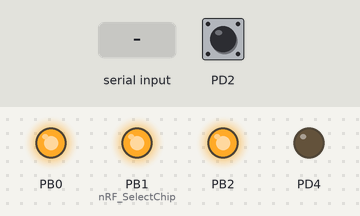
The program below on a simulated ATmega48, built with avr-gcc and emulated at 8 MHz. On the bench: output pins drawn as LEDs (lit = HIGH). The test bench sets the inputs (shaded band); at power-on: PD2 HIGH. Pins used as bus, display or sensor lines are not drawn; what the program prints to the serial monitor is not drawn.

Above: at 1.28 s.
1.3 s: PD2 pulled LOW for 0.15 s
At 1.4 s:
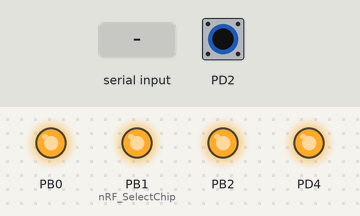
3.0 s: PD2 pulled LOW for 1 s
At 4.02 s:
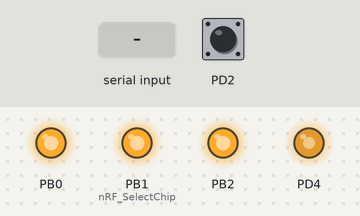
5.5 s: "1" received over Serial
At 7.0 s:
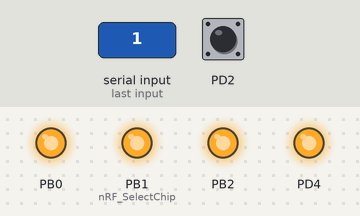
Timing chart, 0 to 8.5 s (numbered marks = the images above; inputs shaded):
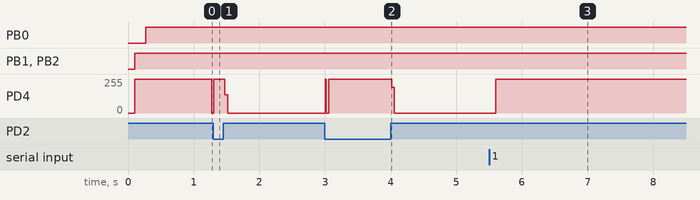

Measured:
- after the input at 1.3 s, PD4: 0/255 → 255/255 at once, → 0/255 0.17 s later
- after the input at 3.0 s, PD4: 0/255 → 255/255 at once, → 0/255 1.0 s later
- after the input at 5.5 s, PD4: 0/255 → 255/255 after 0.10 s

The program:

nRF_R.c
```c
/*
 * nRF_R.c
 *
 * Created: 19.01.2019 16:03:59
 *  Author: Vladimir
 */

#include "settings.h"

#include <avr/io.h>
#include <util/delay.h>
#include <avr/interrupt.h>

#include "UART.h"
#include "SPI.h"
#include "nRF24l01.h"

char message[32];
int i = 0;

int main(void)
{
	_delay_ms(100);

	DDRB  |= (1<<5)|(0<<4)|(1<<3)|(1<<2)|(1<<1)|(1<<0);
	PORTB |= (1<<5)|(1<<4)|(0<<3)|(1<<2)|(1<<1)|(0<<0);
	DDRC  |= (0<<5)|(0<<4)|(0<<3)|(0<<2)|(0<<1)|(0<<0);
	PORTC |= (1<<5)|(1<<4)|(1<<3)|(1<<2)|(1<<1)|(1<<0);
	DDRD  |= (0<<7)|(0<<6)|(0<<5)|(1<<4)|(0<<3)|(0<<2)|(1<<1)|(0<<0);
	PORTD |= (1<<7)|(1<<6)|(1<<5)|(1<<4)|(1<<3)|(1<<2)|(0<<1)|(1<<0);

	UART_init(38400);
	UART_send_string("\r\n");
	UART_send_string("RosCanSat 2.4 GHz receiver\r\n");
	UART_send_string("Made by \"Intellect\" from Feodosia, Crimea\r\n");

	//SPI
	SPI_init();

	//nRF
	nRF_init();

	UART_send_string("Ready...\r\n");
	sei();

	_delay_ms(1000);
	LED_OFF();

    while(1)
    {
	    while(PIND & (1<<2)) {};

		LED_ON();
        nRF_get_message(&message);
		for(i = 0; i < 32; i++) {
			UART_send(message[i]);
		}
		LED_OFF();
    }
}
```

SPI.c
```c
/*
 * SPI.c
 *
 * Created: 25.12.2018 0:10:09
 *  Author: Vladimir
 */

#include "settings.h"
#include <avr/io.h>
#include <stdint.h>
#include "SPI.h"

/********************************************
 * Ôóíêöèÿ	: èíèöèàëèçàöèÿ SPI
 ********************************************/
void SPI_init(void) {
	SPSR |= (1<<SPIF)|(1<<WCOL)|(0<<SPI2X);
  	SPCR = (0<<SPIE)|(1<<SPE)|(0<<DORD)|(1<<MSTR)|(0<<CPOL)|(0<<CPHA)|(0<<SPR1)|(0<<SPR0);
  	//SPCR = 0x50;
}

/********************************************
 * Ôóíêöèÿ		: îòïðàâêà è ïðèåì áàéòà
 * Àðãóìåíòû	: áàéò äëÿ îòïðàâêè
 * Îòâåò		: ïðèíÿòûé áàéò
 ********************************************/
uint8_t SPI_byteTxRx(uint8_t data) {
	SPDR = data;
	while(!(SPSR & (1<<SPIF)));
	data = SPDR;

	return(data);
}
```

SPI.h
```c
/*
 * SPI.h
 *
 * Created: 25.12.2018 0:10:19
 *  Author: Vladimir
 */


#ifndef SPI_H_
#define SPI_H_

#include <stdint.h>

void SPI_init(void);
uint8_t SPI_byteTxRx(uint8_t data);

#endif /* SPI_H_ */
```

UART.c
```c
/*
 * UART.c
 *
 * Created: 04.01.2019 11:17:24
 *  Author: Vladimir
 */

#include "settings.h"
#include <avr/io.h>
#include <stdint.h>
#include "UART.h"

/********************************************************************
 * Ôóíêöèÿ	: èíèöèàëèçàöèÿ UART
 * Àðãóìåíò	: baudrate (300, 600, 1 200, 2 400, 4 800, 9 600, 19 200,
			  38 400, 57 600, 115 200, 230 400, 460 800, 921 600)
 ********************************************************************/
void UART_init(uint32_t baud) {
	unsigned int UART_ubrr = F_CPU / 16 / baud - 1;
	UBRR0H = UART_ubrr >> 8;
	UBRR0L = UART_ubrr;
	UCSR0B = (1<<RXCIE0)|(1<<RXEN0)|(1<<TXEN0);
	UCSR0C = (0<<USBS0)|(1<<UCSZ01)|(1<<UCSZ00);
}

/********************************************************************
 * Ôóíêöèÿ	: îòïðàâêà áàéòà
 * Àðãóìåíò	: áàéò äëÿ îòïðàâêè
 ********************************************************************/
void UART_send(uint8_t s) {
	while(!(UCSR0A & (1<<UDRE0))) {};
	UDR0 = s;
}

/********************************************************************
 * Ôóíêöèÿ	: îòïðàâêà êîìàíäà "Âîçâðàò Êàðåòêè" (0x0D, 0x0A)
 ********************************************************************/
void UART_send_BK(void) {
	UART_send(0x0D);
	UART_send(0x0A);
}

/********************************************************************
 * Ôóíêöèÿ	: îòïðàâêà ñòðîêè
 * Àðãóìåíò	: ñòðîêà äëÿ îòïðàâêè
 ********************************************************************/
void UART_send_string(uint8_t *data) {
	unsigned char c;
	while(( c = *data++ )) {
		UART_send(c);
	}
}

/********************************************************************
 * Ôóíêöèÿ	: îòïðàâêà öåëîãî ÷èñëà
 * Àðãóìåíò	: ÷èñëî äëÿ îòïðàâêè
 ********************************************************************/
void UART_send_long(int32_t data) {
	uint32_t d;
	uint8_t t;
	if(data < 0) {
		UART_send(0x2D);
		d = data * (-1);
	}
	else {
		UART_send(0x20);
		d = data;
	}

	t = d / 100000000000000000;
	d %= 100000000000000000;
	UART_send((t / 10) + 0x30);
	UART_send((t % 10) + 0x30);
	t = d / 1000000000000000;
	d %= 1000000000000000;
	UART_send((t / 10) + 0x30);
	UART_send((t % 10) + 0x30);
	t = d / 10000000000000;
	d %= 10000000000000;
	UART_send((t / 10) + 0x30);
	UART_send((t % 10) + 0x30);
	t = d / 100000000000;
	d %= 100000000000;
	UART_send((t / 10) + 0x30);
	UART_send((t % 10) + 0x30);
	t = d / 1000000000;
	d %= 1000000000;
	UART_send((t / 10) + 0x30);
	UART_send((t % 10) + 0x30);
	t = d / 10000000;
	d %= 10000000;
	UART_send((t / 10) + 0x30);
	UART_send((t % 10) + 0x30);
	t = d / 100000;
	d %= 100000;
	UART_send((t / 10) + 0x30);
	UART_send((t % 10) + 0x30);
	t = d / 1000;
	d %= 1000;
	UART_send((t / 10) + 0x30);
	UART_send((t % 10) + 0x30);
	t = d / 10;
	UART_send((t / 10) + 0x30);
	UART_send((t % 10) + 0x30);
	UART_send((d % 10) + 0x30);

}
```

UART.h
```c
/*
 * UART.h
 *
 * Created: 04.01.2019 11:17:34
 *  Author: Vladimir
 */

/* UART Library for Atmel AVR v0.4
 *  UART_init(9600);           //Èíèöèàëèçàöèÿ UART íà ñêîðîñòè 9600 áîä
 *  UART_send(0x**);           //Îòïðàâêà áàéòà 0x**
 *  UART_send_BK();            //Îòïðàâêà ñèãíàëà "Âîçâðàò êàðåòêè" (0x0D 0x0A)
 *  UART_send_string("Hello"); //Îòïðàâêà ñòðîêè Hello
 */

#ifndef UART_H_
#define UART_H_

void UART_init(uint32_t baud);
void UART_send(uint8_t s);
void UART_send_BK(void);
void UART_send_string(uint8_t *data);
void UART_send_long(int32_t data);

#endif /* UART_H_ */
```

nRF24l01.c
```c
/*
 * nRF24l01.c
 *
 * Created: 27.12.2018 16:05:31
 *  Author: Vladimir
 */


#include "settings.h"
#include <avr/io.h>
#include <util/delay.h>
#include <stdint.h>
#include "SPI.h"
#include "nRF24l01.h"

#define nRF_DATALENGTH 32
uint8_t rx_address[5] = { 0xE7, 0xE7, 0xE7, 0xE7, 0xE7 };
uint8_t tx_address[5] = { 0xC2, 0xC2, 0xC2, 0xC2, 0xC2 };

uint8_t nRF_data;
uint8_t nRF_counter = 0;

void nRF_write(uint8_t reg, uint8_t * data, uint8_t count) {
	nRF_SelectChip();
	SPI_byteTxRx(nRF_W_REGISTER | reg);
	for (uint8_t i = 0; i < count; i++) {
		SPI_byteTxRx(((uint8_t*) data)[i]);
	}
	nRF_DeselectChip();
}

void nRF_read(uint8_t reg, uint8_t * data, uint8_t count) {
	nRF_SelectChip();
	SPI_byteTxRx(nRF_R_REGISTER | reg);
	for (uint8_t i = 0; i < count; i++) {
		((uint8_t*) data)[i] = SPI_byteTxRx(0xFF);
	}
	nRF_DeselectChip();
}

void nRF_init(void) {
	_delay_ms(150);

	nRF_data = (0 << nRF_ENAA_P5) |		//Disable auto acknowledgement data pipe 5
		   (0 << nRF_ENAA_P4) |			//Disable auto acknowledgement data pipe 4
		   (0 << nRF_ENAA_P3) |			//Disable auto acknowledgement data pipe 3
		   (0 << nRF_ENAA_P2) |			//Disable auto acknowledgement data pipe 2
		   (0 << nRF_ENAA_P1) |			//Disable auto acknowledgement data pipe 1
		   (0 << nRF_ENAA_P5);			//Disable auto acknowledgement data pipe 0
	nRF_write(nRF_EN_AA, &nRF_data, 1);

	nRF_data = (0 << nRF_ERX_P5) |		//Disable data pipe 5
		   (0 << nRF_ERX_P4) |			//Disable data pipe 4
		   (0 << nRF_ERX_P3) |			//Disable data pipe 3
		   (0 << nRF_ERX_P2) |			//Disable data pipe 2
		   (1 << nRF_ERX_P1) |			//Enable data pipe 1
		   (0 << nRF_ERX_P0);			//Disable data pipe 0
	nRF_write(nRF_EN_RXADDR, &nRF_data, 1);

	nRF_data = nRF_AW_3;				//Address field width: 3 bytes
	nRF_write(nRF_SETUP_AW, &nRF_data, 1);

	nRF_data = nRF_ARD_250 | nRF_ARC_0;	//250us Auto Retransmit Delay; Disable Re-Transmit on fail of AA
	nRF_write(nRF_SETUP_RETR, &nRF_data, 1);

	nRF_data = 3;						//Frequency channel 3
	nRF_write(nRF_SETUP_CH, &nRF_data, 1);

	nRF_data = (0 << nRF_CONT_WAVE) |	//Disable continuous carrier transmit
		   (1 << nRF_RF_DR_LOW) |		//See: RF_DR_HIGH
		   (0 << nRF_PLL_LOCK) |		//Disable forsing PLL lock signal
		   (0 << nRF_RF_DR_HIGH) |		//RF Data Rate: 250 kbps
		   (nRF_RF_PWR_18 << nRF_PWR);	//RF output power: -18 dBm
	nRF_write(nRF_RF_SETUP, &nRF_data, 1);

	//nRF_write(nRF_RX_ADDR_P0, &rx_address, 5);	//Receive address data pipe 0
	nRF_write(nRF_RX_ADDR_P1, &tx_address, 5);	//Receive address data pipe 1
	//nRF_write(nRF_RX_ADDR_P2, &data, 5);		//Receive address data pipe 2
	//nRF_write(nRF_RX_ADDR_P3, &data, 5);		//Receive address data pipe 3
	//nRF_write(nRF_RX_ADDR_P4, &data, 5);		//Receive address data pipe 4
	//nRF_write(nRF_RX_ADDR_P5, &data, 5);		//Receive address data pipe 5
	//nRF_write(nRF_TX_ADDR, &tx_address, 5);		//Transmit address

	nRF_data = nRF_DATALENGTH;
	nRF_write(nRF_RX_PW_P1, &nRF_data, 1);	//32 bytes in RX payload in data pipe 1
	/*nRF_data = 0;
	nRF_write(nRF_RX_PW_P0, &nRF_data, 1);	//32 bytes in RX payload in data pipe 0
	nRF_write(nRF_RX_PW_P2, &nRF_data, 1);	//0 bytes in RX payload in data pipe 2
	nRF_write(nRF_RX_PW_P3, &nRF_data, 1);	//0 bytes in RX payload in data pipe 3
	nRF_write(nRF_RX_PW_P4, &nRF_data, 1);	//0 bytes in RX payload in data pipe 4
	nRF_write(nRF_RX_PW_P5, &nRF_data, 1);	//0 bytes in RX payload in data pipe 5*/

	/*nRF_data = (0 << nRF_DPL_P5) |		//Disable dynamic payload length data pipe 5
		   (0 << nRF_DPL_P4) |			//Disable dynamic payload length data pipe 4
		   (0 << nRF_DPL_P3) |			//Disable dynamic payload length data pipe 3
		   (0 << nRF_DPL_P4) |			//Disable dynamic payload length data pipe 2
		   (0 << nRF_DPL_P1) |			//Disable dynamic payload length data pipe 1
		   (0 << nRF_DPL_P0);			//Disable dynamic payload length data pipe 0
	nRF_write(nRF_DYNPD, &nRF_data, 1);*/

	/*nRF_data = (0 << nRF_EN_DPL) |		//Disable dynamic payload length
		   (0 << nRF_EN_ACK_PAY) |		//Disable payload with ACK
		   (0 << nRF_EN_DYN_ACK);		//Disable W_TX_PAYLOAD_NOACK command
	nRF_write(nRF_FEATURE, &nRF_data, 1);*/

	nRF_data = (0 << nRF_MASK_RX_DR) |	//Enable RX_DR interrupt
			(1 << nRF_MASK_TX_DS) |		//Disable TX_DS interrupt
			(1 << nRF_MASK_MAX_RT) |	//Disable MAX_RT interrupt
			(1 << nRF_EN_CRC) |			//Enable CRC
			(0 << nRF_CRC0) |			//1 byte of CRC (if enabled)
			(1 << nRF_PWR_UP) |			//Power up
			(1 << nRF_PRIM_RX);			//PRX
	nRF_write(nRF_CONFIG, &nRF_data, 1);

	_delay_ms(2);
	//Pull up CE to start monitoring
	PORTB |= (1 << 0);
	_delay_us(150);

	nRF_SelectChip();
	nRF_data = SPI_byteTxRx(nRF_NOP);
	nRF_DeselectChip();
	nRF_write(nRF_STATUS, &nRF_data, 1);

}

uint8_t nRF_send_message(const void *tx_message) {
	char temp[32];
	memset(temp, 0, 32);
	strcpy(temp, tx_message);

	// Flush TX/RX and clear TX interrupt
	nRF_write(nRF_FLUSH_RX, 0, 0);
	nRF_write(nRF_FLUSH_TX, 0, 0);
	nRF_data = (1 << nRF_TX_DS);
	nRF_write(nRF_STATUS, &nRF_data, 1);

	// Start SPI, load message into TX_PAYLOAD
	nRF_SelectChip();
	SPI_byteTxRx(nRF_W_TX_PAYLOAD);
	for(nRF_counter = 0; nRF_counter < nRF_DATALENGTH; nRF_counter++) {
		SPI_byteTxRx(*(uint8_t *) tx_message++);
	}
	nRF_DeselectChip();

	// Transmit mode
	nRF_read(nRF_CONFIG, &nRF_data, 1);
	nRF_data &=~ (1 << nRF_PRIM_RX);
	nRF_data |= (1 << nRF_PWR_UP);
	nRF_write(nRF_CONFIG, &nRF_data, 1);
	_delay_ms(2);

	// Send message by pulling CE high for more than 10us
	PORTB |= (1 << 0);
	_delay_us(15);
	PORTB &=~ (1 << 0);
	_delay_us(100);

	// Wait for message to be sent (TX_DS flag raised)
	nRF_counter = 0;
	while(PIND & (1 << 2) != 0) {
		if(nRF_counter <= 200) {
			_delay_us(50);
			nRF_counter++;
		}
		else {
			nRF_counter = 0;
			break;
		}
	}
	nRF_counter = 0;
	do {
		if(nRF_counter <= 200) {
			nRF_SelectChip();
			nRF_data = SPI_byteTxRx(nRF_NOP);
			nRF_DeselectChip();
			_delay_us(50);
			nRF_counter++;
		}
		else {
			nRF_counter = 0;
			break;
		}

	} while(!(nRF_data & (1 << nRF_TX_DS)));


	nRF_SelectChip();
	nRF_data = SPI_byteTxRx(nRF_STATUS | nRF_W_REGISTER);
	SPI_byteTxRx(nRF_data);
	nRF_DeselectChip();

	return 1;
}

uint8_t nRF_get_message(const void *tx_message) {
	nRF_counter = 0;
	nRF_SelectChip();
	nRF_data = SPI_byteTxRx(nRF_NOP);
	nRF_DeselectChip();
	if(!(nRF_data & (1 << nRF_RX_DR))) {
		return 0;
	};

	//Pull down CE to stop monitoring
	PORTB &=~ (1 << 0);

	// Start SPI, load message from RX_PAYLOAD
	nRF_SelectChip();
	SPI_byteTxRx(nRF_R_RX_PAYLOAD);
	for(nRF_counter = 0; nRF_counter < nRF_DATALENGTH; nRF_counter++) {
		*(uint8_t *) tx_message++ = SPI_byteTxRx(nRF_NOP);
	}
	nRF_DeselectChip();

	// Flush TX/RX and clear RX interrupt
	nRF_write(nRF_FLUSH_RX, 0, 0);
	nRF_write(nRF_FLUSH_TX, 0, 0);

	//Pull up CE to start monitoring
	PORTB |= (1 << 0);

	nRF_read(nRF_STATUS, &nRF_data, 1);
	nRF_data |= (1 << nRF_RX_DR);
	nRF_write(nRF_STATUS, &nRF_data, 1);
}
```

nRF24l01.h
```c
/*
 * nRF24l01.h
 *
 * Created: 27.12.2018 16:05:41
 *  Author: Vladimir
 */


#ifndef NRF24L01_H_
#define NRF24L01_H_

#define nRF_SelectChip()	PORTB &=~ (1<<1)
#define nRF_DeselectChip()	PORTB |= (1<<1)

//Register map
#define nRF_CONFIG		0x00
	#define nRF_MASK_RX_DR	6
	#define nRF_MASK_TX_DS	5
	#define nRF_MASK_MAX_RT	4
	#define nRF_EN_CRC		3
	#define nRF_CRC0		2
	#define nRF_PWR_UP		1
	#define nRF_PRIM_RX		0
#define nRF_EN_AA		0x01
	#define nRF_ENAA_P5		5
	#define nRF_ENAA_P4		4
	#define nRF_ENAA_P3		3
	#define nRF_ENAA_P2		2
	#define nRF_ENAA_P1		1
	#define nRF_ENAA_P0		0
#define nRF_EN_RXADDR	0x02
	#define nRF_ERX_P5		5
	#define nRF_ERX_P4		4
	#define nRF_ERX_P3		3
	#define nRF_ERX_P2		2
	#define nRF_ERX_P1		1
	#define nRF_ERX_P0		0
#define nRF_SETUP_AW	0x03
	#define nRF_AW_3		0b00000001
	#define nRF_AW_4		0b00000010
	#define nRF_AW_5		0b00000011
#define nRF_SETUP_RETR	0x04
	#define nRF_ARD_250		0b00000000
	#define nRF_ARD_500		0b00010000
	#define nRF_ARD_750		0b00100000
	#define nRF_ARD_1000	0b00110000
	#define nRF_ARD_1250	0b01000000
	#define nRF_ARD_1500	0b01010000
	#define nRF_ARD_1750	0b01100000
	#define nRF_ARD_2000	0b01110000
	#define nRF_ARD_2250	0b10000000
	#define nRF_ARD_2500	0b10010000
	#define nRF_ARD_2750	0b10100000
	#define nRF_ARD_3000	0b10110000
	#define nRF_ARD_3250	0b11000000
	#define nRF_ARD_3500	0b11010000
	#define nRF_ARD_3750	0b11100000
	#define nRF_ARD_4000	0b11110000
	#define nRF_ARC_0		0b00000000
	#define nRF_ARC_1		0b00000001
	#define nRF_ARC_2		0b00000010
	#define nRF_ARC_3		0b00000011
	#define nRF_ARC_4		0b00000100
	#define nRF_ARC_5		0b00000101
	#define nRF_ARC_6		0b00000110
	#define nRF_ARC_7		0b00000111
	#define nRF_ARC_8		0b00001000
	#define nRF_ARC_9		0b00001001
	#define nRF_ARC_10		0b00001010
	#define nRF_ARC_11		0b00001011
	#define nRF_ARC_12		0b00001100
	#define nRF_ARC_13		0b00001101
	#define nRF_ARC_14		0b00001110
	#define nRF_ARC_15		0b00001111
#define nRF_SETUP_CH	0x05
#define nRF_RF_SETUP	0x06
	#define nRF_CONT_WAVE	7
	#define nRF_RF_DR_LOW	5
	#define nRF_PLL_LOCK	4
	#define nRF_RF_DR_HIGH	3
	#define nRF_PWR			1
		#define nRF_RF_PWR_18	0b00000000
		#define nRF_RF_PWR_12	0b00000001
		#define nRF_RF_PWR_10	0b00000010
		#define nRF_RF_PWR_0	0b00000011
#define nRF_STATUS		0x07
	#define nRF_RX_DR		6
	#define nRF_TX_DS		5
	#define nRF_MAX_RT		4
	#define nRF_RX_P_NO		1
		#define nRF_RX_P0		0b00000000
		#define nRF_RX_P1		0b00000001
		#define nRF_RX_P2		0b00000010
		#define nRF_RX_P3		0b00000011
		#define nRF_RX_P4		0b00000100
		#define nRF_RX_P5		0b00000101
		#define nRF_RX_NU		0b00000110
		#define nRF_RX_EMPTY	0b00000111
	#define nRF_TX_FULL		0
#define nRF_OBSERVE_TX	0x08
	#define nRF_PLOS_CNT	4
	#define nRF_ARC_CNT		0
#define nRF_RPD			0x09
	#define nRF_RPD_RPD		0
#define nRF_RX_ADDR_P0	0x0A
#define nRF_RX_ADDR_P1	0x0B
#define nRF_RX_ADDR_P2	0x0C
#define nRF_RX_ADDR_P3	0x0D
#define nRF_RX_ADDR_P4	0x0E
#define nRF_RX_ADDR_P5	0x0F
#define nRF_TX_ADDR		0x10
#define nRF_RX_PW_P0	0x11
#define nRF_RX_PW_P1	0x12
#define nRF_RX_PW_P2	0x13
#define nRF_RX_PW_P3	0x14
#define nRF_RX_PW_P4	0x15
#define nRF_RX_PW_P5	0x16
#define nRF_FIFO_STATUS	0x17
	#define nRF_TX_REUSE_F	6
	#define nRF_TX_FULL_F	5
	#define nRF_TX_EMPTY_F	4
	#define nRF_RX_FULL_F	1
	#define nRF_RX_EMPTY_F	0
#define nRF_DYNPD		0x1C
	#define nRF_DPL_P5		5
	#define nRF_DPL_P4		4
	#define nRF_DPL_P3		3
	#define nRF_DPL_P2		2
	#define nRF_DPL_P1		1
	#define nRF_DPL_P0		0
#define nRF_FEATURE		0x1D
	#define nRF_EN_DPL		2
	#define nRF_EN_ACK_PAY	1
	#define nRF_EN_DYN_ACK	0

//Commands
#define nRF_REGISTER_MASK		0b00011111
#define nRF_R_REGISTER			0b00000000
#define nRF_W_REGISTER			0b00100000
#define nRF_R_RX_PAYLOAD		0b01100001
#define nRF_W_TX_PAYLOAD		0b10100000
#define nRF_FLUSH_TX			0b11100001
#define nRF_FLUSH_RX			0b11100010
#define nRF_REUSE_TX_PL			0b11100011
#define nRF_ACTIVATE			0b01010000
#define nRF_R_RX_PL_WID			0b01100000
#define nRF_ACK_PAYLOAD_MASK	0b00000111
#define nRF_W_ACK_PAYLOAD		0b10101000
#define nRF_W_TX_PAYLOAD_NOACK	0b10110000
#define nRF_NOP					0b11111111

void nRF_write(uint8_t reg, uint8_t * data, uint8_t count);
void nRF_read(uint8_t reg, uint8_t * data, uint8_t count);
void nRF_init(void);
uint8_t nRF_send_message(const void *tx_message);
uint8_t nRF_get_message(const void *rx_message);

#endif /* NRF24L01_H_ */
```

settings.h
```c
/*
 * settings.h
 *
 * Created: 21.12.2018 15:33:56
 *  Author: Vladimir
 */


#ifndef SETTINGS_H_
#define SETTINGS_H_

#define F_CPU 8000000UL

#define LED_ON() PORTD |= (1<<4)
#define LED_OFF() PORTD &=~ (1<<4)

#endif /* SETTINGS_H_ */
```
